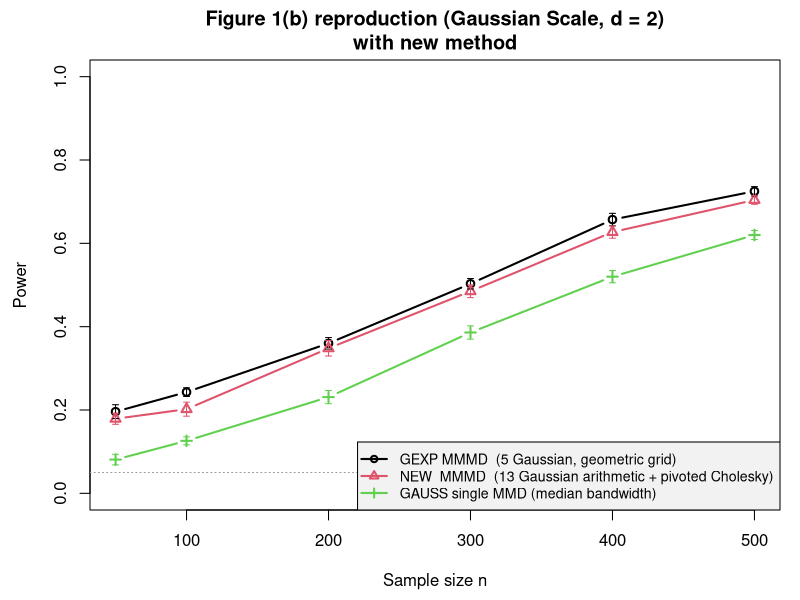

Recreate this plot in R.
################################################################################
# Figure.R - reads the three Power-*.csv files and produces the comparison PDF.
# Run AFTER Body.R has finished.
################################################################################

gauss <- read.csv("Power-GAUSS_single.csv")
gexp  <- read.csv("Power-GEXP_MMMD.csv")
nu    <- read.csv("Power-NEW_MMMD.csv")

n.seq    <- gauss$n
mean.row <- function(df) rowMeans(df[, -1, drop = FALSE])
se.row   <- function(df) {
  M <- as.matrix(df[, -1, drop = FALSE])
  apply(M, 1, sd) / sqrt(ncol(M))
}

g.mean <- mean.row(gauss); g.se <- se.row(gauss)
e.mean <- mean.row(gexp);  e.se <- se.row(gexp)
n.mean <- mean.row(nu);    n.se <- se.row(nu)

pdf("Figure1b_with_NewMethod.pdf", width = 6.5, height = 6.0)
par(mar = c(4.5, 4.5, 3, 1))

plot(n.seq, e.mean, type = "b", col = 1, pch = 1, lwd = 2,
     ylim = c(0, 1), xlab = "Sample size n", ylab = "Power",
     main = "Figure 1(b) reproduction (Gaussian Scale, d = 2)\nwith new method")

points(n.seq, n.mean, type = "b", col = 2, pch = 2, lwd = 2)
points(n.seq, g.mean, type = "b", col = 3, pch = 3, lwd = 2)

# +/- 1 SE error bars
arrows(n.seq, e.mean - e.se, n.seq, e.mean + e.se, length = 0.03, angle = 90, code = 3, col = 1)
arrows(n.seq, n.mean - n.se, n.seq, n.mean + n.se, length = 0.03, angle = 90, code = 3, col = 2)
arrows(n.seq, g.mean - g.se, n.seq, g.mean + g.se, length = 0.03, angle = 90, code = 3, col = 3)

abline(h = 0.05, lty = 3, col = "gray60")        # nominal 5% line

legend("bottomright",
       legend = c("GEXP MMMD  (5 Gaussian, geometric grid)",
                  "NEW  MMMD  (13 Gaussian arithmetic + pivoted Cholesky)",
                  "GAUSS single MMD (median bandwidth)"),
       col = c(1, 2, 3), pch = c(1, 2, 3), lwd = 2, bg = "gray95", cex = 0.85)

dev.off()

cat("Wrote Figure1b_with_NewMethod.pdf\n")
